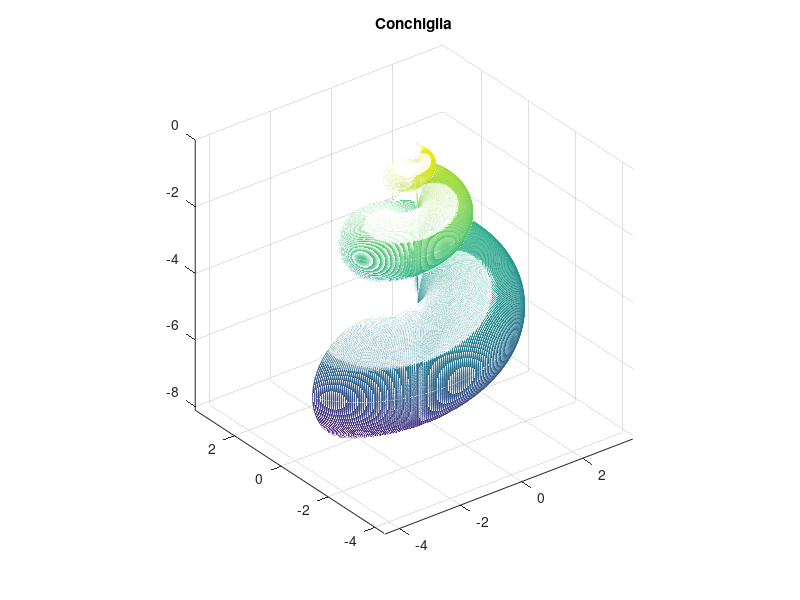

Here is the MATLAB script that generated this plot:
%% Conchiglia
u=linspace(0,6*pi,1000);
v=linspace(0,2*pi,1000);
[U,V]=meshgrid(u,v);

x=2.*(1-exp(U./(6*pi))).*cos(U).*(cos(V/2).^2);
y=2.*(-1+exp(U./(6*pi))).*sin(U).*(cos(V/2).^2);
z=1-exp(U./(3*pi))-sin(V)+exp(U./(6*pi)).*sin(V);

mesh(x,y,z);
axis equal;
title("Conchiglia");

clear("u", "U", "v", "V", "x", "y", "z");